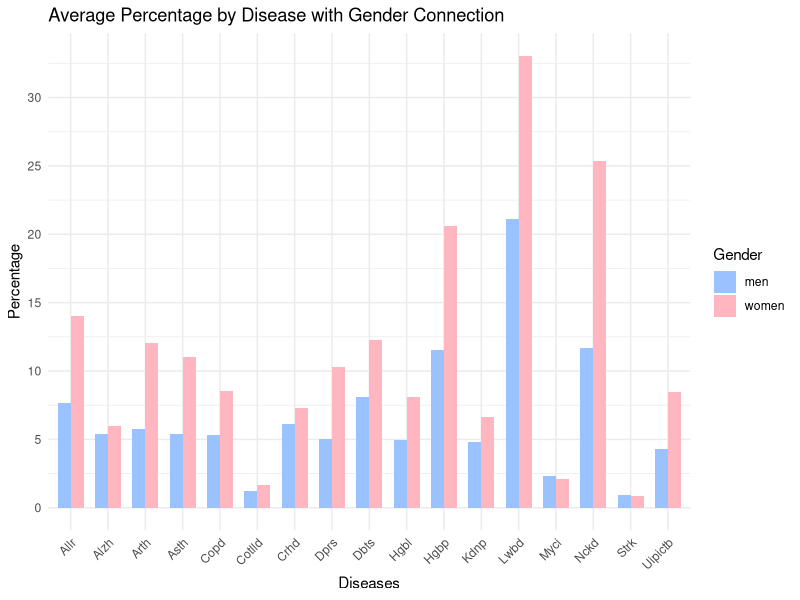
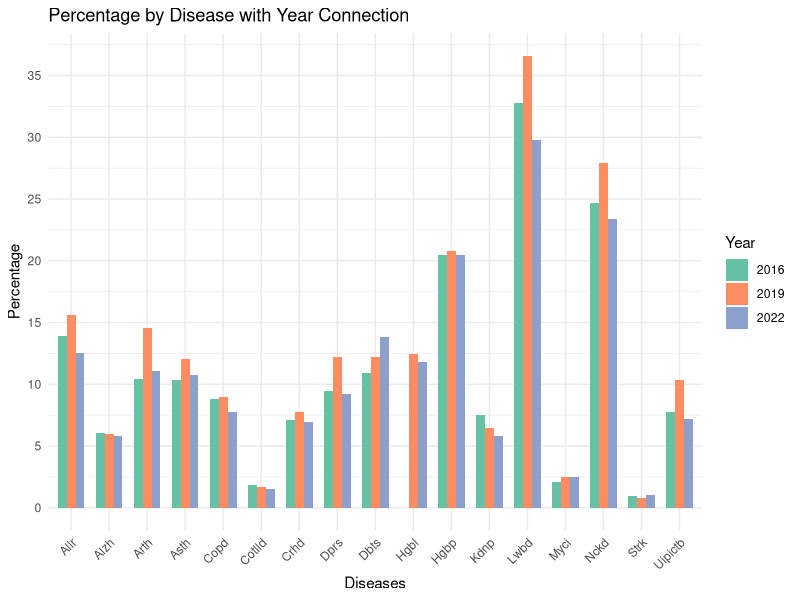
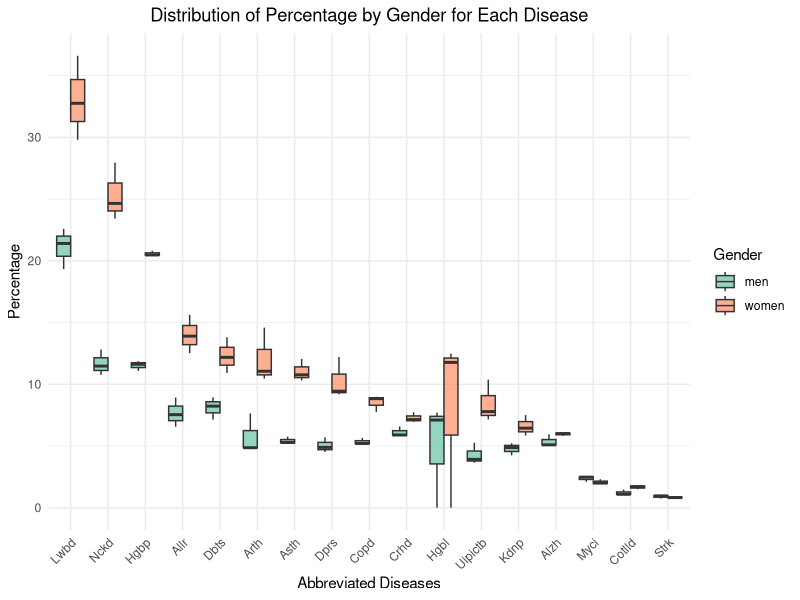
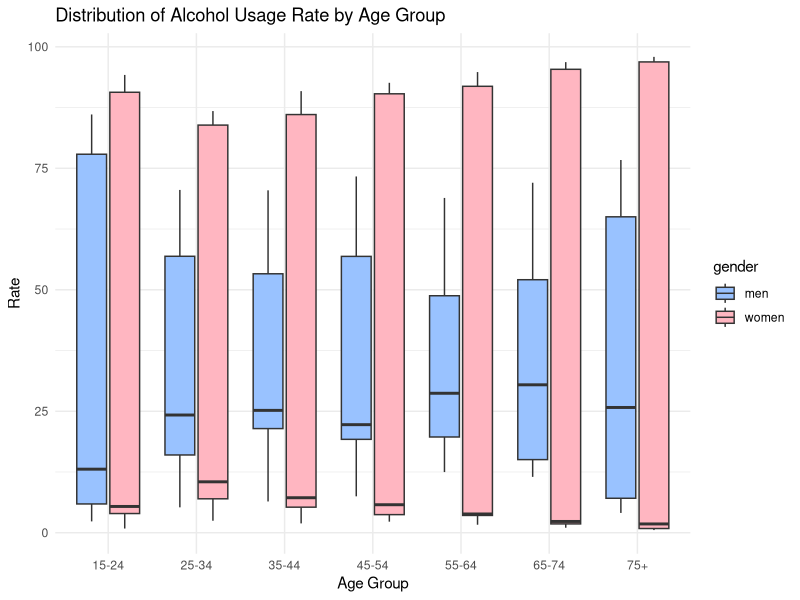
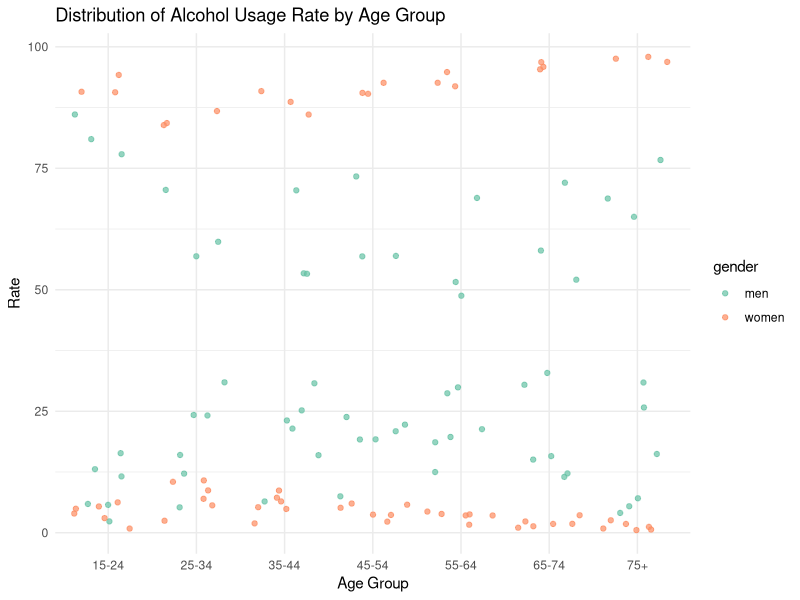
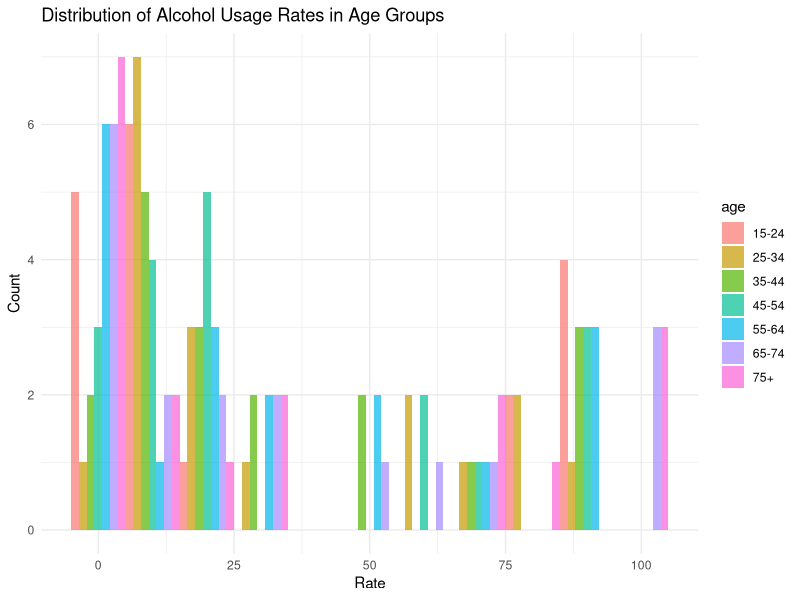
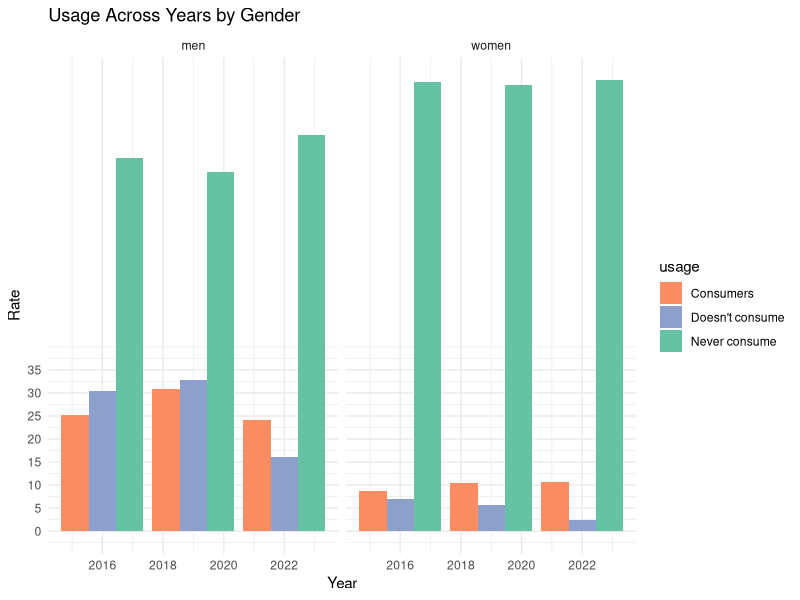
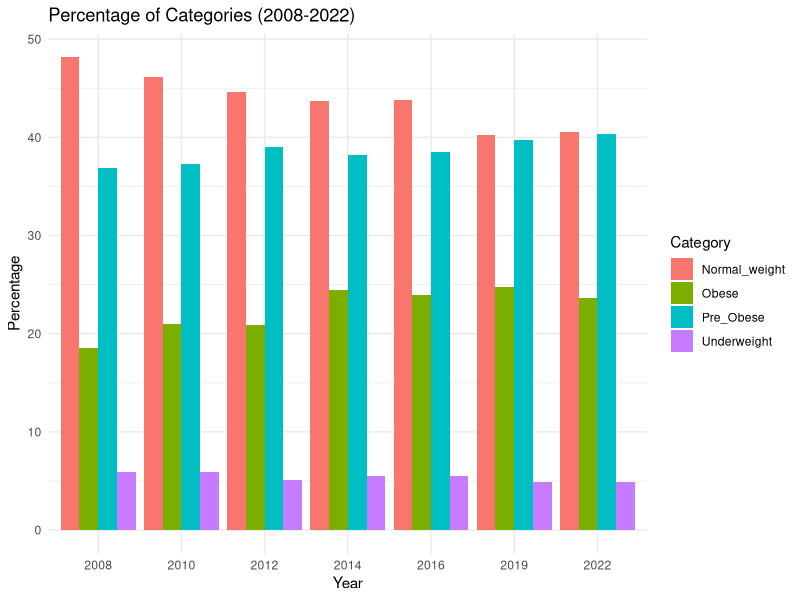

Generate these figures, in order, with R:
## ---- chunk 1
#| echo: false
suppressPackageStartupMessages(library(dplyr))
library(readxl)
library(dplyr)
library(tidyr)
library(ggplot2)

data_1 <- read_excel("tidydataset1.xls")
colnames(data_1) <- c("Diseases", "men_2016", "women_2016", "men_2019", "women_2019", "men_2022", "women_2022")

data_1_longer <- data_1 %>%
  pivot_longer(cols = starts_with(c("men", "women")),
               names_to = "Gender",
               values_to = "Percentage") %>%
  separate(Gender, into = c("Gender", "Year"), sep = "_") %>%
  arrange(Diseases) %>%
  mutate_at(vars(Year, Percentage), as.numeric) %>%
  mutate(Diseases = gsub("^\\n", "", Diseases))
## ---- chunk 2
#| code-fold: true
#| code-summary: "Show the code"

abbreviate_disease_names <- abbreviate(data_1_longer$Diseases)
ggplot(data_1_longer, aes(x = Diseases, y = Percentage, fill = Gender)) +
  geom_bar(stat = "summary", fun = "mean", position = "dodge", width = 0.7) +
  labs(title = "Average Percentage by Disease with Gender Connection",
       x = "Diseases",
       y = "Percentage") +
  scale_x_discrete(labels = abbreviate_disease_names) +
  scale_y_continuous(breaks = seq(0, 30, by = 5)) +
  scale_fill_manual(values = c("#99C2FF", "#FFB6C1")) +
  theme_minimal() +
  theme(axis.text.x = element_text(angle = 45, hjust = 1))
## ---- chunk 3
#| code-fold: true
#| code-summary: "Show the code"

abbreviate_disease_names <- abbreviate(data_1_longer$Diseases)

custom_colors <- c("#66c2a5", "#fc8d62", "#8da0cb")

ggplot(data_1_longer, aes(x = Diseases, y = Percentage, fill = as.factor(Year))) +
  geom_bar(stat = "identity", position = "dodge", width = 0.7) +
  labs(title = "Percentage by Disease with Year Connection",
       x = "Diseases",
       y = "Percentage",
       fill = "Year") +
  scale_x_discrete(labels = abbreviate_disease_names) +
  scale_y_continuous(breaks = seq(0, 35, by = 5)) +
  scale_fill_manual(values = custom_colors) +
  theme_minimal() +
  theme(axis.text.x = element_text(angle = 45, hjust = 1))


## ---- chunk 4
#| code-fold: true
#| code-summary: "Show the code"
abbreviate_disease_names <- abbreviate(data_1_longer$Diseases)

ggplot(data_1_longer, aes(x = reorder(abbreviate_disease_names, -Percentage), y = Percentage, fill = Gender)) +
  geom_boxplot(position = "dodge", alpha = 0.7) +
  labs(title = "Distribution of Percentage by Gender for Each Disease",
       x = "Abbreviated Diseases",
       y = "Percentage",
       fill = "Gender") +
  scale_fill_manual(values = c("#66c2a5", "#fc8d62")) +
  theme_minimal() +
  theme(plot.title = element_text(hjust = 0.5),
        axis.text.x = element_text(angle = 45, hjust = 1))
## ---- chunk 5
#| echo: false
suppressPackageStartupMessages(library(dplyr))
library(readxl)
library(dplyr)
library(tidyr)
library(ggplot2)

data_2 <- read_excel("tidydataset2.xls")
colnames(data_2) <- c("age", "men_2016", "women_2016", "men_2019", "women_2019", "men_2022", "women_2022", "usage")
data_2_longer <- data_2 %>%
  pivot_longer(cols = starts_with(c("men", "women")),
               names_to = "gender",
               values_to = "rate") %>%
  separate(gender, into = c("gender", "year"), sep = "_") %>%
  arrange(age) %>%
  mutate_at(vars(year, rate), as.numeric) %>%
  na.omit()
## ---- chunk 6
#| code-fold: true
#| code-summary: "Show the code"
ggplot(data_2_longer, aes(x = age, y = rate, fill = gender)) +
  geom_boxplot() +
  labs(title = "Distribution of Alcohol Usage Rate by Age Group",
       x = "Age Group",
       y = "Rate") +
  scale_fill_manual(values = c("#99C2FF", "#FFB6C1")) +
  theme_minimal()
## ---- chunk 7
#| code-fold: true
#| code-summary: "Show the code"
ggplot(data_2_longer, aes(x = age, y = rate, color = gender)) +
  geom_jitter(alpha = 0.7) +
  labs(title = "Distribution of Alcohol Usage Rate by Age Group",
       x = "Age Group",
       y = "Rate") +
  scale_color_manual(values = c("#66c2a5", "#fc8d62")) +
  theme(axis.text.x = element_text(angle = 45, hjust = 1)) +
  theme_minimal()

## ---- chunk 8
#| code-fold: true
#| code-summary: "Show the code"
ggplot(data_2_longer, aes(x = rate, fill = age)) +
  geom_histogram(binwidth = 10, position = "dodge", alpha = 0.7) +
  labs(title = "Distribution of Alcohol Usage Rates in Age Groups",
       x = "Rate",
       y = "Count") +
  theme_minimal()
## ---- chunk 9
#| code-fold: true
#| code-summary: "Show the code"
custom_colors <- c("#fc8d62", "#8da0cb","#66c2a5")
ggplot(data_2_longer, aes(x = year, y = rate, fill = usage)) +
  geom_bar(stat = "identity", position = "dodge") +
  facet_grid(. ~ gender) +
  labs(title = "Usage Across Years by Gender",
       x = "Year",
       y = "Rate") +
  scale_y_continuous(breaks = seq(0, 35, by = 5)) +
  scale_fill_manual(values = custom_colors) +
  theme_minimal() 
 
## ---- chunk 10
#| echo: false
suppressPackageStartupMessages(library(dplyr))
library(readxl)
library(dplyr)
library(tidyr)
library(ggplot2)
data_3 <- read_excel("tidydataset3.xls")
colnames(data_3) <- c("Year", "Sex", "Underweight", "Normal_weight", "Pre_Obese", "Obese")
data_3_long <- data_3 %>%
  pivot_longer(cols = c(Underweight, Normal_weight, Pre_Obese, Obese),
               names_to = "Category",
               values_to = "Percentage")
## ---- chunk 11
#| code-fold: true
#| code-summary: "Show the code"
#| code-fold: true
#| code-summary: "Show the code"
suppressPackageStartupMessages(library(dplyr))
library(readxl)
library(dplyr)
library(tidyr)
library(ggplot2)
data_3 <- read_excel("tidydataset3.xls")
colnames(data_3) <- c("Year", "Sex", "Underweight", "Normal_weight", "Pre_Obese", "Obese")
data_3_long <- data_3 %>%
  pivot_longer(cols = c(Underweight, Normal_weight, Pre_Obese, Obese),
               names_to = "Category",
               values_to = "Percentage")

desired_years <- c(2008, 2010, 2012, 2014, 2016, 2019, 2022)

ggplot(data_3_long[data_3_long$Year >= 2008 & data_3_long$Year <= 2022, ], 
       aes(x = factor(Year, levels = desired_years), y = Percentage, fill = Category)) +
  geom_bar(stat = "identity", position = "dodge") +
  labs(title = "Percentage of Categories (2008-2022)",
       x = "Year",
       y = "Percentage") +
  scale_x_discrete(labels = as.character(desired_years)) +
  theme_minimal()
## ---- chunk 12
#| code-fold: true
#| code-summary: "Show the code"
ggplot(data_3_long, aes(x = Year, y = Percentage, fill = Category)) +
  geom_area() +
  labs(title = "Composition of Categories Over Years",
       x = "Year",
       y = "Percentage") +
  theme_minimal()
## ---- chunk 13
#| code-fold: true
#| code-summary: "Show the code"
ggplot(data_3_long, aes(x = Sex, y = Percentage, fill = Category)) +
  geom_bar(stat = "identity", position = "dodge") +
  labs(title = "Percentage of Categories by Gender",
       x = "Gender",
       y = "Percentage") +
  theme_minimal()
## ---- chunk 14
#| code-fold: true
#| code-summary: "Show the code"
suppressPackageStartupMessages(library(dplyr))
library(readxl)
library(dplyr)
library(tidyr)
library(ggplot2)
data_3 <- read_excel("tidydataset3.xls")
colnames(data_3) <- c("Year", "Sex", "Underweight", "Normal_weight", "Pre_Obese", "Obese")
data_3_long <- data_3 %>%
  pivot_longer(cols = c(Underweight, Normal_weight, Pre_Obese, Obese),
               names_to = "Category",
               values_to = "Percentage")

desired_years <- c(2008, 2010, 2012, 2014, 2016, 2019, 2022)

ggplot(data_3_long[data_3_long$Year >= 2008 & data_3_long$Year <= 2022, ], 
       aes(x = factor(Year, levels = desired_years), y = Percentage, fill = Category)) +
  geom_bar(stat = "identity", position = "dodge") +
  labs(title = "Percentage of Categories (2008-2022)",
       x = "Year",
       y = "Percentage") +
  scale_x_discrete(labels = as.character(desired_years)) +
  theme_minimal()
